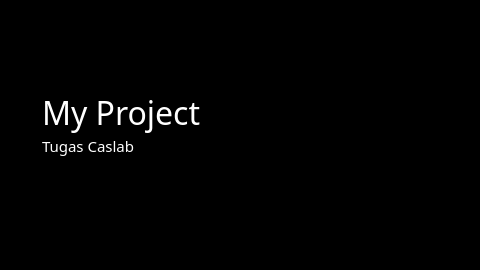
<?xml version="1.0" encoding="UTF-8"?>
<ui version="4.0">
 <class>Intro</class>
 <widget class="QDialog" name="Intro">
  <property name="geometry">
   <rect>
    <x>0</x>
    <y>0</y>
    <width>480</width>
    <height>270</height>
   </rect>
  </property>
  <property name="windowTitle">
   <string>Dialog</string>
  </property>
  <property name="styleSheet">
   <string notr="true">background-color: rgb(0, 0, 0);
color: rgb(255, 255, 255);</string>
  </property>
  <layout class="QHBoxLayout" name="horizontalLayout">
   <item>
    <widget class="QFrame" name="frame">
     <property name="frameShape">
      <enum>QFrame::StyledPanel</enum>
     </property>
     <property name="frameShadow">
      <enum>QFrame::Raised</enum>
     </property>
     <layout class="QVBoxLayout" name="verticalLayout">
      <property name="spacing">
       <number>0</number>
      </property>
      <property name="leftMargin">
       <number>30</number>
      </property>
      <item>
       <widget class="QLabel" name="label">
        <property name="font">
         <font>
          <family>Calibri Light</family>
          <pointsize>24</pointsize>
         </font>
        </property>
        <property name="text">
         <string>My Project</string>
        </property>
        <property name="alignment">
         <set>Qt::AlignBottom|Qt::AlignLeading|Qt::AlignLeft</set>
        </property>
       </widget>
      </item>
      <item>
       <widget class="QLabel" name="label_2">
        <property name="font">
         <font>
          <family>Calibri Light</family>
          <pointsize>11</pointsize>
         </font>
        </property>
        <property name="text">
         <string>Tugas Caslab</string>
        </property>
        <property name="alignment">
         <set>Qt::AlignLeading|Qt::AlignLeft|Qt::AlignTop</set>
        </property>
       </widget>
      </item>
     </layout>
    </widget>
   </item>
  </layout>
 </widget>
 <resources/>
 <connections/>
</ui>
